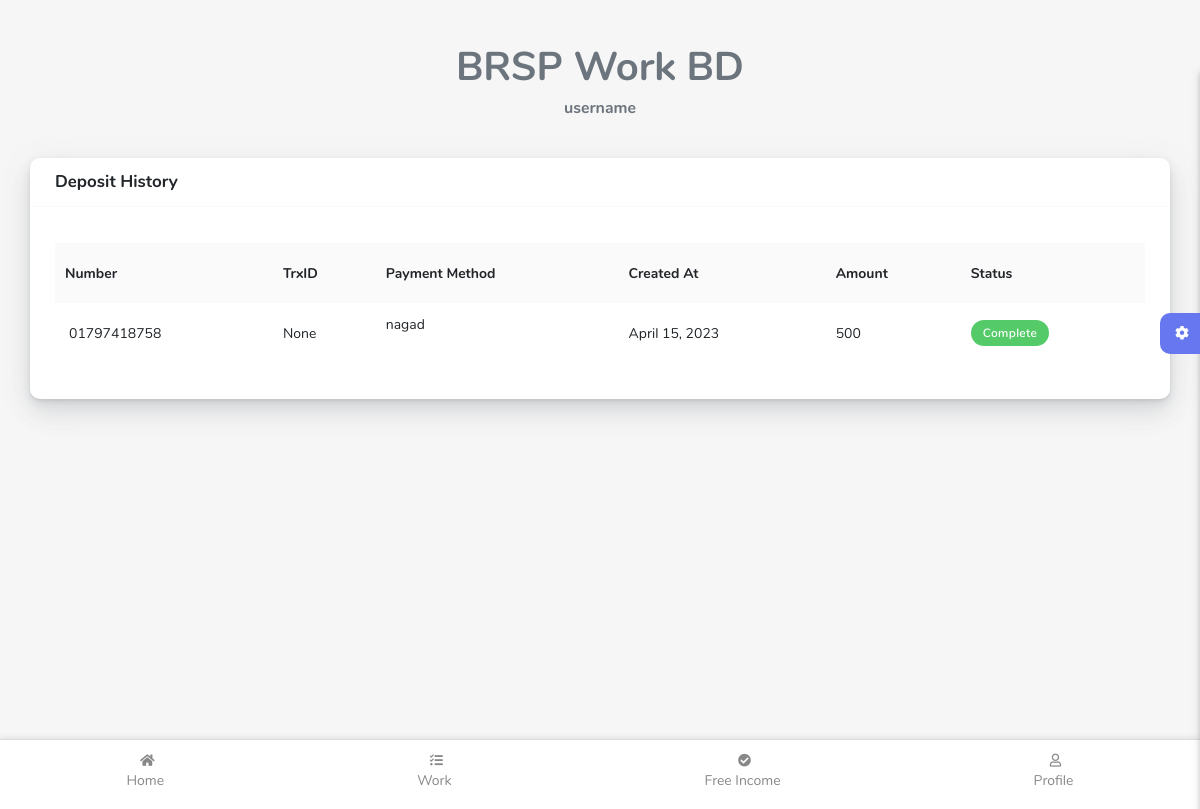
The app's page /withdraw-history (signed in) with its own data.
### myapp/models.py (models this page shows, shortened)
class Withdraw(models.Model):
    user =models.ForeignKey(User,on_delete=models.CASCADE, null=True)
    number=models.CharField(max_length=15,blank=True,null=True)
    trx_id = models.CharField(max_length=50,blank=True,null=True)
    OPTION_A = 'bkash'
    OPTION_B = 'nagad'
    CHOICES = (
        (OPTION_A, 'Bkash'),
        (OPTION_B, 'Nagad'),
    )
    payment_method = models.CharField(max_length=10, choices=CHOICES,blank=True,null=True)
    date = models.DateField(blank=True,null=True)
    amount = models.IntegerField(blank=True,null=True,validators=[MinValueValidator(0)])
    OPTION_a = 'Complete'
    OPTION_b = 'Pending'
    OPTION_c = 'Canceled'
    CHOICES2 = (
        (OPTION_a, 'Completed'),
        (OPTION_b, 'Pending'),
        (OPTION_c, 'Canceled'),
    )
    status = models.CharField(max_length=10, choices=CHOICES2,blank=True,null=True)

### myapp/views.py (the view)
# urls.py: path("withdraw-history", views.WithdrawHistory.as_view(),name="withdraw-history"),
class WithdrawHistory(LoginRequiredMixin,TemplateView):
    login_url = reverse_lazy('login')
    template_name=template_name= "myapp/earningapp/historyw.html"
    def get_context_data(self, **kwargs):
        context = super().get_context_data(**kwargs)
        context['dh']=Withdraw.objects.filter(user__username="admin")
        return context

### myapp/templates/myapp/earningapp/historyw.html (shortened to what this page needs)
{% load static %}
<!DOCTYPE html>
<html lang="en">
<head>
  <link rel="stylesheet" href="{% static 'myapp/assets/css/app.min.css' %}">
  <link rel="stylesheet" href="{% static 'myapp/assets/css/style.css' %}">
  <link rel="stylesheet" href="{% static 'myapp/assets/css/components.css' %}">
  <link rel="stylesheet" href="{% static 'myapp/assets/css/custom.css' %}">
</head>
<body>
  <div id="app">
    <div class="main-wrapper main-wrapper-1">
      <div class="navbar-bg"></div>
      <div class="main-content">
        <section class="section">
          <div class="section-body">
            <h1 class="text-center">BRSP Work BD</h1>
            <h6 class="text-center pb-3">username</h6>
            <div class="row mt-4">
              <div class="col-12">
                <div class="card">
                  <div class="card-header">
                    <h4>Deposit History</h4>
                  </div>
                  <div class="card-body">
                    <div class="table-responsive">
                      <table class="table table-striped">
                        <tbody><tr>
                          <th>Number</th>
                          <th>TrxID</th>
                          <th>Payment Method</th>
                          <th>Created At</th>
                          <th>Amount</th>
                          <th>Status</th>
                        </tr>
                        {% for d in dh %}
                        <tr>
                          <td>
                              <span class="d-inline-block ml-1">{{d.number}}</span>
                          </td>
                          <td>{{d.trx_id}}
                          </td>
                          <td>
                            <p>{{d.payment_method}}</p>
                          </td>
                          <td>{{d.date}}</td>
                          <td>{{d.amount}}</td>
                          <td>
                            <div class="badge badge-{% if d.status == "Complete" %}success {% elif d.status == "Pending"%}warning {% else %}danger{% endif %}">{{d.status}}</div>
                          </td>
                        </tr>
                        {% endfor %}
                      </tbody></table>
                    </div>
                  </div>
                </div>
              </div>
            </div>
          </div>
        </section>
        <div class="settingSidebar">
          <a href="javascript:void(0)" class="settingPanelToggle"> <i class="fa fa-spin fa-cog"></i>
          </a>
        </div>
        <nav class="bottom-menu">
          <ul>
            <li><a href="#"><i class="fas fa-home"></i>Home</a></li>
            <li><a href="worklist.html"><i class="fas fa-tasks"></i>Work</a></li>
            <li><a href="worklist.html"><i class="fas fa-check-circle"></i>Free Income</a></li>
            <li><a href="profile.html"><i class="far fa-user"></i>Profile</a></li>
          </ul>
        </nav>
      </div>
      <footer class="main-footer">
        <div class="footer-left">
          <a href="#">BRSP Work</a></a>
        </div>
      </footer>
    </div>
  </div>
</body>
</html>

### myapp/templates/myapp/earningapp/historyw.html (style rules this page uses)
.bottom-menu { position: fixed; bottom: 0; left: 0; width: 100%; background-color: #fff; border-top: 1px solid #ddd; box-shadow: 0px -1px 6px rgba(0, 0, 0, 0.1); }
.bottom-menu ul { display: flex; justify-content: space-around; align-items: center; list-style: none; margin: 0; padding: 8px 0; }
.bottom-menu li { font-size: 14px; }
.bottom-menu a { display: flex; flex-direction: column; align-items: center; text-decoration: none; color: #888; padding: 6px; }
.main-content { padding-left: 30px; padding-right: 30px; padding-top: 50px; width: 100%; position: relative; }

### records on screen
Withdraw: number "01797418758", trx_id "None", payment_method "nagad", date "April 15, 2023", amount "500", status "Complete"
